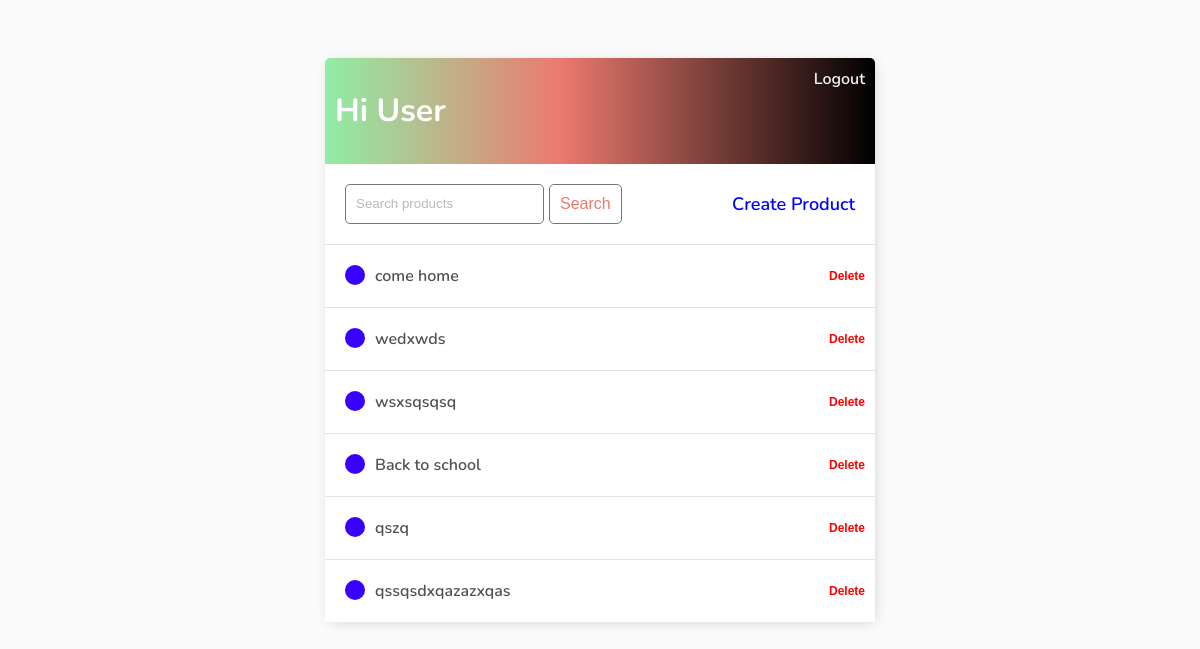
Screenshot of / (signed in) with the database file from the repository.
### todos/models.py (models this page shows)
class Task(models.Model):
    user = models.ForeignKey(User, on_delete=models.CASCADE, null=True, blank=True)
    title = models.CharField(max_length=200)
    details = models.TextField(max_length=1000, null=True, blank=True)
    created_at = models.DateTimeField(auto_now_add=True)
    updated_at = models.DateTimeField(auto_now=True)
    def __str__(self):
        return self.title

### todos/views.py (the view)
# urls.py: path('', TaskListView.as_view(), name="tasks"),
class TaskListView(LoginRequiredMixin, ListView):
    model = models.Task
    context_object_name = 'tasks'
    def get_context_data(self, **kwargs):
        context = super().get_context_data(**kwargs)
        context['tasks'] = context['tasks'].filter(user=self.request.user)
        search_input = self.request.GET.get('search-area') or ''
        if search_input:
            context['tasks'] = context['tasks'].filter(title__startswith = search_input)
        context['search_input'] = search_input
        return context

### todos/templates/todos/task_list.html (shortened to what this page needs)
{% extends 'todos/base.html' %} {% block content %}
    <div class="header-bar">
        <div>
            <h1>Hi {{request.user|title}}</h1>
        </div>
        {% if request.user.is_authenticated %}
            <a href="{% url 'logout' %}">Logout</a>
        {% else %}
            <a href="{% url 'login' %}">Login</a>
        {% endif %}
    </div>
    <div id="search-add-wrapper">
        <form method="GET" style="display: flex;">
            <input type='text' name='search-area' placeholder="Search products" value="{{search_input}}">
            <input class="button" style="margin-left: 5px;" type="submit" value='Search'>
        </form>
        {% if tasks|length > 0 %}
            <a style="color: blue; font-size: 18px; text-decoration: none;" href="{% url 'task-create' %}">Create Product</a>
        {% endif %}
    </div>
    <div id="tasklist" class="task-items-wrapper">
        {% for task in tasks %}
        <div class="task-wrapper">
            <div class="task-title">
                {% if task.completed %}
                    <div class="task-complete-icon"></div>
                    <i><s style="color: red;"><a href="{% url 'task' task.id %}">{{task}}</a></s></i>
                {% else %}
                    <div class="task-incomplete-icon"></div>
                    <a href="{% url 'task-update' task.id %}">{{task}}</a>
                {% endif %}
            </div>
        <div class="task-controls">
            <button class="btn btn-default"><a style="color: red; text-decoration: none;" href="{% url 'task-delete' task.id %}">Delete</a></button>
        </div>
    </div>
    {% empty %}
    <div style="text-align: center; padding-bottom: 10px; line-height: 1em;">
        <h3>You have no products created yet.</h3>
        <h3>Create a <a style="text-decoration: none; color: #e53935;" href="{% url 'task-create' %}">New Product</a> ! </h3>
    </div>
    {% endfor %}
</div>
{% endblock content %}

### todos/templates/todos/base.html (style rules this page uses)
body { background-color: #FAFAFA; font-family: 'Nunito', sans-serif; padding-top: 50px; }
h1, h2, h3, h4, h5, h6, { font-family: 'Raleway', sans-serif; }
a, p { color: #4b5156 }
a { font-weight: 600; }
input { outline: none; border: none; }
.header-bar { display: flex; justify-content: space-between; color: #fff; padding: 10px; border-radius: 5px 5px 0 0; background: linear-gradient(90deg, #90eea6 0%, #EB796F 43%, #000000 100%); }
.header-bar a { color: rgb(247, 247, 247); text-decoration: none; }
.task-wrapper { display: flex; align-items: center; justify-content: space-between; background-color: #fff; border-top: 1px solid #dfe4ea; overflow: hidden; }
.task-title { display: flex; padding: 20px; }
.task-title a { text-decoration: none; color: #4b5156; margin-left: 10px; }
.task-incomplete-icon { height: 20px; width: 20px; background-color: rgb(55, 0, 255); border-radius: 50%; }
#search-add-wrapper { display: flex; justify-content: space-between; align-items: center; padding: 20px; }
input[type=text], input[type=password], textarea { border: 1px solid #757575; border-radius: 5px; padding: 10px; width: 90%; }
::placeholder { font-weight: 300; opacity: 0.5; }
.button { border: 1px solid #757575; background-color: #FFF; color: #EB796F; padding: 10px; font-size: 16px; border-radius: 5px; cursor: pointer; text-decoration: none; }
.btn { background-color: #ffffff; padding: 10px; font-size: 12px; border-radius: 5px; cursor: pointer; outline: none; border: none; text-decoration: none; }

### rows the page displays
Task: title "come home"
Task: title "wedxwds"
Task: title "wsxsqsqsq"
Task: title "Back to school"
Task: title "qszq"
Task: title "qssqsdxqazazxqas"

### other values shown
{{ request.user|title }} "User"
